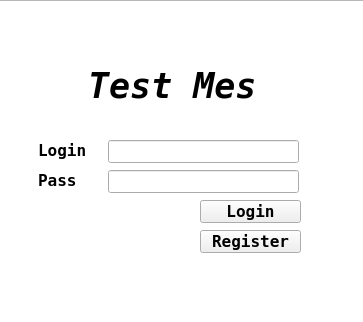
<?xml version="1.0" encoding="UTF-8"?>
<ui version="4.0">
 <class>WinAuth</class>
 <widget class="QWidget" name="WinAuth">
  <property name="geometry">
   <rect>
    <x>0</x>
    <y>0</y>
    <width>363</width>
    <height>322</height>
   </rect>
  </property>
  <property name="windowTitle">
   <string>WinAuth</string>
  </property>
  <widget class="QGraphicsView" name="graphicsView">
   <property name="geometry">
    <rect>
     <x>-30</x>
     <y>0</y>
     <width>451</width>
     <height>421</height>
    </rect>
   </property>
   <property name="backgroundBrush">
    <brush brushstyle="SolidPattern">
     <color alpha="255">
      <red>47</red>
      <green>172</green>
      <blue>255</blue>
     </color>
    </brush>
   </property>
   <property name="foregroundBrush">
    <brush brushstyle="SolidPattern">
     <color alpha="255">
      <red>47</red>
      <green>172</green>
      <blue>255</blue>
     </color>
    </brush>
   </property>
  </widget>
  <widget class="QLineEdit" name="lineLog">
   <property name="geometry">
    <rect>
     <x>108</x>
     <y>140</y>
     <width>191</width>
     <height>23</height>
    </rect>
   </property>
  </widget>
  <widget class="QLabel" name="lblLogin">
   <property name="geometry">
    <rect>
     <x>38</x>
     <y>140</y>
     <width>71</width>
     <height>21</height>
    </rect>
   </property>
   <property name="font">
    <font>
     <family>DejaVu Sans Mono</family>
     <pointsize>12</pointsize>
     <weight>75</weight>
     <bold>true</bold>
    </font>
   </property>
   <property name="text">
    <string>Login</string>
   </property>
  </widget>
  <widget class="QLabel" name="lblPass">
   <property name="geometry">
    <rect>
     <x>38</x>
     <y>170</y>
     <width>71</width>
     <height>21</height>
    </rect>
   </property>
   <property name="font">
    <font>
     <family>DejaVu Sans Mono</family>
     <pointsize>12</pointsize>
     <weight>75</weight>
     <bold>true</bold>
    </font>
   </property>
   <property name="text">
    <string>Pass</string>
   </property>
  </widget>
  <widget class="QLineEdit" name="linePas">
   <property name="geometry">
    <rect>
     <x>108</x>
     <y>170</y>
     <width>191</width>
     <height>23</height>
    </rect>
   </property>
  </widget>
  <widget class="QPushButton" name="butLogin">
   <property name="geometry">
    <rect>
     <x>200</x>
     <y>200</y>
     <width>101</width>
     <height>23</height>
    </rect>
   </property>
   <property name="font">
    <font>
     <family>DejaVu Sans Mono</family>
     <pointsize>12</pointsize>
     <weight>75</weight>
     <bold>true</bold>
    </font>
   </property>
   <property name="text">
    <string>Login</string>
   </property>
  </widget>
  <widget class="QPushButton" name="butRegister">
   <property name="geometry">
    <rect>
     <x>200</x>
     <y>230</y>
     <width>101</width>
     <height>23</height>
    </rect>
   </property>
   <property name="font">
    <font>
     <family>DejaVu Sans Mono</family>
     <pointsize>12</pointsize>
     <weight>75</weight>
     <bold>true</bold>
    </font>
   </property>
   <property name="text">
    <string>Register</string>
   </property>
  </widget>
  <widget class="QLabel" name="lblNameProg">
   <property name="geometry">
    <rect>
     <x>88</x>
     <y>60</y>
     <width>211</width>
     <height>51</height>
    </rect>
   </property>
   <property name="font">
    <font>
     <family>DejaVu Sans Mono</family>
     <pointsize>26</pointsize>
     <weight>75</weight>
     <italic>true</italic>
     <bold>true</bold>
    </font>
   </property>
   <property name="text">
    <string>Test Mes</string>
   </property>
  </widget>
 </widget>
 <layoutdefault spacing="6" margin="11"/>
 <resources/>
 <connections/>
</ui>
